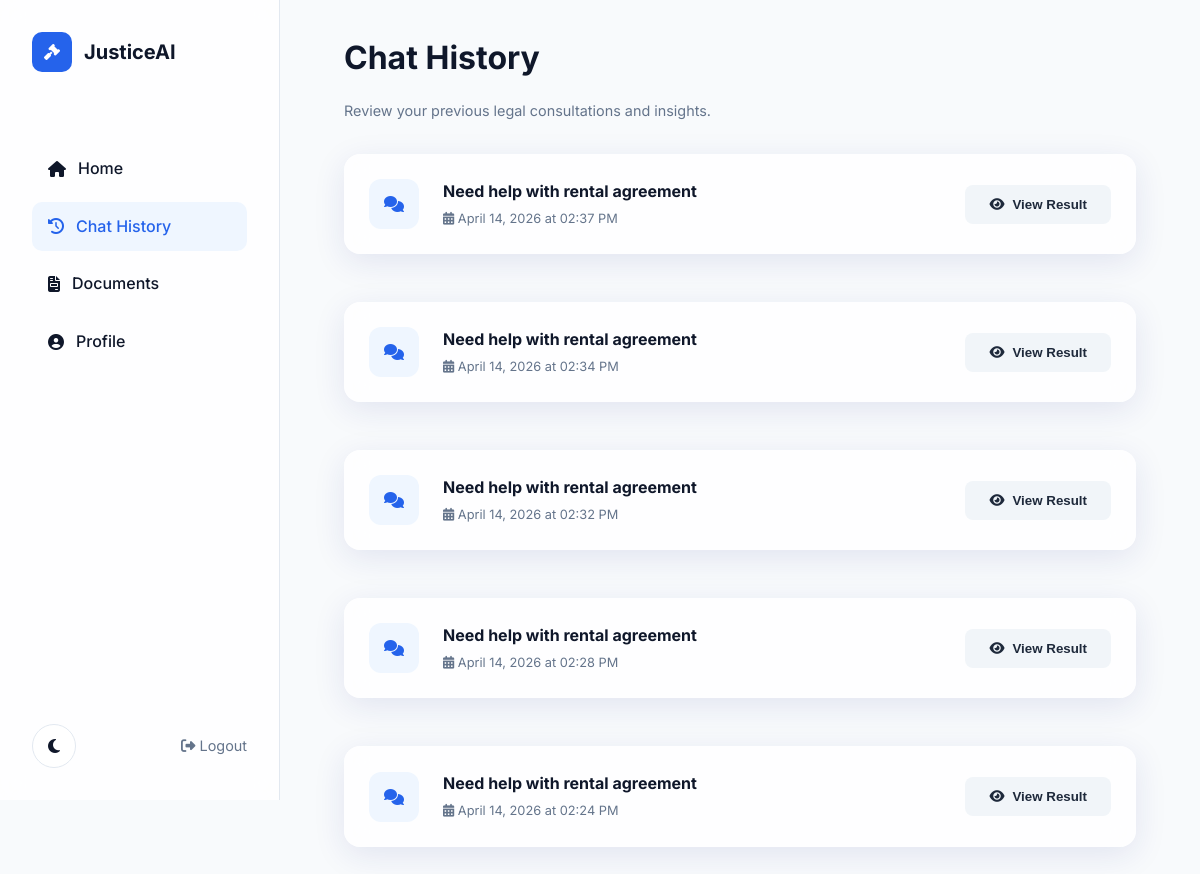
The app's page /history (signed in) with its own data.
### models.py (models this page shows)
class Chat(db.Model):
    id = db.Column(db.Integer, primary_key=True)
    user_id = db.Column(db.Integer, db.ForeignKey('user.id'), nullable=False)
    user_query = db.Column(db.Text, nullable=False)
    response_json = db.Column(db.Text)  # JSON string of guidance
    timestamp = db.Column(db.DateTime, default=datetime.utcnow)
    tags = db.Column(db.String(100))  # e.g. 'urgent,draft'
    user = db.relationship('User', backref=db.backref('chats', lazy=True))

### app.py (the view)
@app.route('/history')
@login_required
def history():
    chats = Chat.query.filter_by(user_id=current_user.id).order_by(Chat.timestamp.desc()).all()
    return render_template('history.html', chats=chats)

### app.py (called while the page is built)
@lm.user_loader
def load_user(user_id):
    return db.session.get(User, int(user_id))

### templates/history.html (shortened to what this page needs)
{% extends "base.html" %}
{% block content %}
<div style="margin-bottom: 2rem;">
    <h1>Chat History</h1>
    <p class="text-muted">Review your previous legal consultations and insights.</p>
</div>
{% if not chats %}
<div class="card" style="text-align: center; padding: 4rem;">
    <i class="fas fa-comment-slash" style="font-size: 3rem; color: var(--slate-200); margin-bottom: 1.5rem;"></i>
    <h3>No chats yet</h3>
    <p class="text-muted">Start your first analysis to see your history here.</p>
    <a href="{{ url_for('home') }}" class="btn btn-primary" style="margin-top: 1.5rem;">New Analysis</a>
</div>
{% else %}
<div style="display: flex; flex-direction: column; gap: 1rem;">
    {% for chat in chats %}
    <div class="card" style="padding: 1.5rem; display: flex; align-items: center; justify-content: space-between; transition: var(--transition);">
        <div style="display: flex; align-items: center; gap: 1.5rem;">
            <div style="background: var(--primary-50); width: 50px; height: 50px; border-radius: 12px; display: flex; align-items: center; justify-content: center; color: var(--primary-600);">
                <i class="fas fa-comments"></i>
            </div>
            <div>
                <h4 style="margin-bottom: 0.25rem;">{{ chat.user_query[:60] }}{% if chat.user_query.__len__() > 60 %}...{% endif %}</h4>
                <p class="text-muted" style="font-size: 0.8rem;"><i class="fas fa-calendar-alt"></i> {{ chat.timestamp.strftime('%B %d, %Y at %I:%M %p') }}</p>
            </div>
        </div>
        <div style="display: flex; gap: 0.75rem;">
            <form action="{{ url_for('result') }}" method="post" style="display: inline;">
                <button type="submit" class="btn" style="background: var(--slate-100); color: var(--slate-800); border-radius: 8px;">
                    <i class="fas fa-eye"></i> View Result
                </button>
            </form>
        </div>
    </div>
    {% endfor %}
</div>
{% endif %}
{% endblock %}

### templates/base.html (shortened to what this page needs)
<!DOCTYPE html>
<html lang="en" data-theme="light">
<head>
    <link rel="stylesheet" href="{{ url_for('static', filename='style.css') }}">
    <link rel="stylesheet" href="https://cdnjs.cloudflare.com/ajax/libs/font-awesome/6.4.0/css/all.min.css">
</head>
<body>
    <div class="app-container">
        <aside class="sidebar" id="sidebar">
            <div class="logo-container" style="display: flex; align-items: center; gap: 0.75rem; margin-bottom: 2.5rem;">
                <div class="logo-icon" style="background: var(--primary-600); width: 40px; height: 40px; border-radius: 10px; display: flex; align-items: center; justify-content: center; color: white;">
                    <i class="fas fa-gavel"></i>
                </div>
                <h2 style="margin-bottom: 0; font-size: 1.25rem;">JusticeAI</h2>
            </div>
            <nav>
                <ul class="nav-list">
                    <li class="nav-item">
                        <a href="{{ url_for('home') }}" class="nav-link {{ 'active' if request.path == '/' }}">
                            <i class="fas fa-home"></i> Home
                        </a>
                    </li>
                    <li class="nav-item">
                        <a href="{{ url_for('history') }}" class="nav-link {{ 'active' if request.path == '/history' }}">
                            <i class="fas fa-history"></i> Chat History
                        </a>
                    </li>
                    <li class="nav-item">
                        <a href="{{ url_for('documents') }}" class="nav-link {{ 'active' if request.path == '/documents' }}">
                            <i class="fas fa-file-invoice"></i> Documents
                        </a>
                    </li>
                    <li class="nav-item">
                        <a href="{{ url_for('profile') }}" class="nav-link {{ 'active' if request.path == '/profile' }}">
                            <i class="fas fa-user-circle"></i> Profile
                        </a>
                    </li>
                </ul>
            </nav>
            <div style="margin-top: auto; display: flex; align-items: center; justify-content: space-between;">
                <div id="theme-toggle" class="theme-toggle">
                    <i class="fas fa-moon"></i>
                </div>
                {% if current_user.is_authenticated %}
                <a href="{{ url_for('logout') }}" class="text-muted" style="text-decoration: none;">
                    <i class="fas fa-sign-out-alt"></i> Logout
                </a>
                {% else %}
                <a href="{{ url_for('login') }}" class="text-muted" style="text-decoration: none;">
                    <i class="fas fa-sign-in-alt"></i> Login
                </a>
                {% endif %}
            </div>
        </aside>
        <main class="main-content">
            {% block content %}{% endblock %}
        </main>
    </div>
</body>
</html>

### static/style.css (style rules this page uses)
:root { --primary-600: #2563eb; --primary-700: #1d4ed8; --primary-50: #eff6ff; --slate-50: #f8fafc; --slate-100: #f1f5f9; --slate-200: #e2e8f0; --slate-700: #334155; --slate-800: #1e293b; --slate-900: #0f172a; --bg-color: var(--slate-50); --card-bg: rgba(255, 255, 255, 0.8); --text-color: var(--slate-900); --border-color: var(--slate-200); --glass-border: rgba(255, 255, 255, 0.18); --glass-shadow: 0 8px 32px 0 rgba(31, 38, 135, 0.1); --transition: all 0.3s cubic-bezier(0.4, 0, 0.2, 1); --input-disabled-bg: var(--slate-100); --label-color: var(--slate-800); }
* { margin: 0; padding: 0; box-sizing: border-box; }
body { font-family: 'Inter', sans-serif; background-color: var(--bg-color); color: var(--text-color); line-height: 1.6; overflow-x: hidden; transition: var(--transition); }
.app-container { display: flex; min-height: 100vh; }
.sidebar { width: 280px; background: var(--card-bg); backdrop-filter: blur(12px); border-right: 1px solid var(--border-color); padding: 2rem; display: flex; flex-direction: column; position: fixed; height: 100vh; z-index: 100; }
.main-content { flex: 1; margin-left: 280px; padding: 2rem 4rem; }
h1, h2, h3 { font-weight: 700; margin-bottom: 1rem; }
.text-muted { color: #64748b; font-size: 0.9rem; }
.btn { padding: 0.75rem 1.5rem; border-radius: 8px; border: none; font-weight: 600; cursor: pointer; transition: var(--transition); display: inline-flex; align-items: center; gap: 0.5rem; }
.card { background: var(--card-bg); backdrop-filter: blur(12px); -webkit-backdrop-filter: blur(12px); border: 1px solid var(--glass-border); border-radius: 16px; padding: 2rem; box-shadow: var(--glass-shadow); margin-bottom: 2rem; transition: var(--transition); }
.nav-list { list-style: none; margin-top: 2rem; }
.nav-item { margin-bottom: 0.5rem; }
.nav-link { display: flex; align-items: center; padding: 0.75rem 1rem; border-radius: 10px; color: var(--text-color); text-decoration: none; font-weight: 500; transition: var(--transition); gap: 0.75rem; }
.nav-link:hover, .nav-link.active { background: var(--primary-50); color: var(--primary-600); }
.theme-toggle { margin-top: auto; padding: 1rem; border: 1px solid var(--border-color); border-radius: 50%; width: 44px; height: 44px; display: flex; align-items: center; justify-content: center; cursor: pointer; background: var(--card-bg); }

### records on screen
Chat: user_query "Need help with rental agreement", timestamp "April 14, 2026 at 02:37 PM"
Chat: user_query "Need help with rental agreement", timestamp "April 14, 2026 at 02:34 PM"
Chat: user_query "Need help with rental agreement", timestamp "April 14, 2026 at 02:32 PM"
Chat: user_query "Need help with rental agreement", timestamp "April 14, 2026 at 02:28 PM"
Chat: user_query "Need help with rental agreement", timestamp "April 14, 2026 at 02:24 PM"
